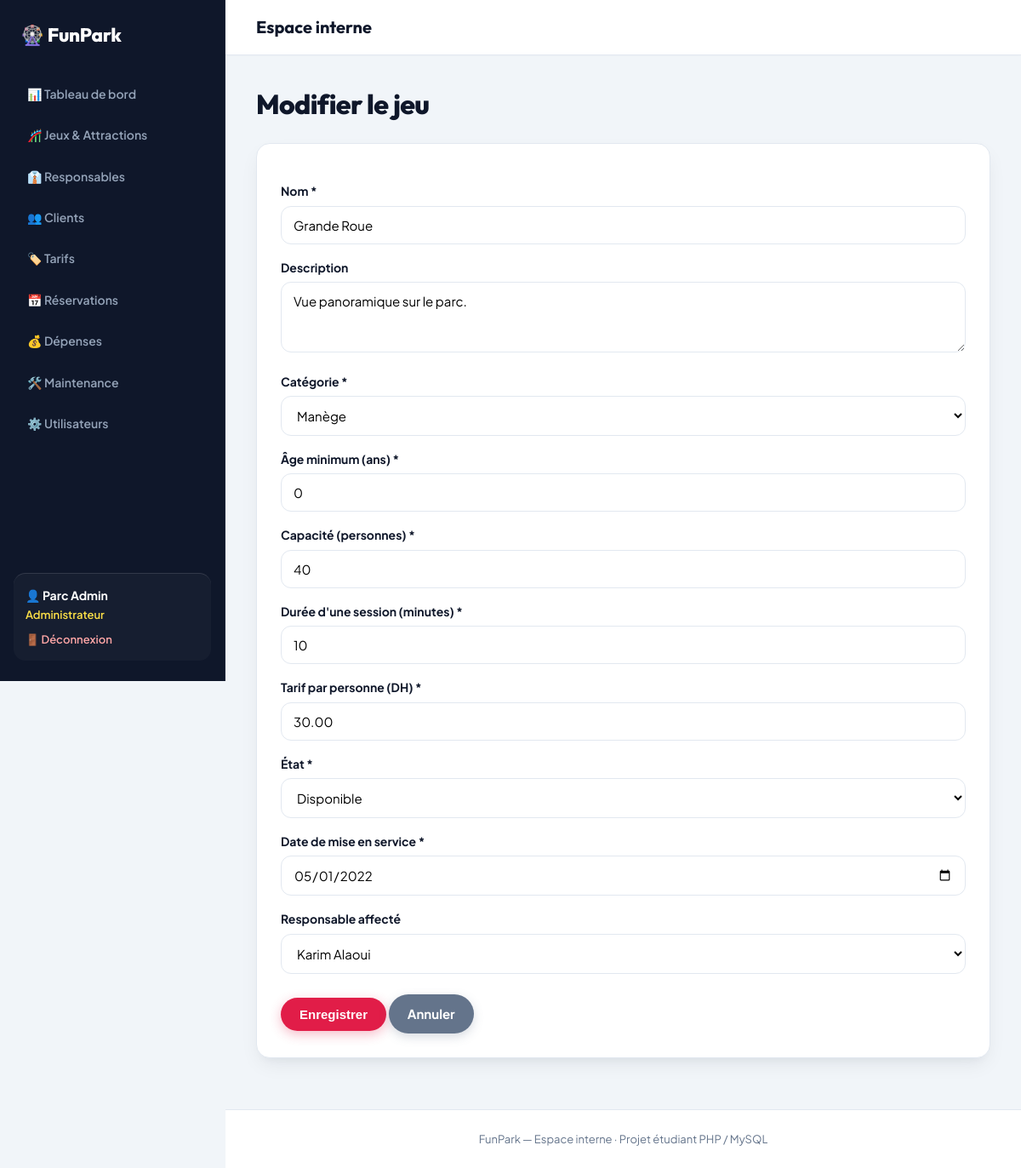
The page /parc-jeux/index.php?page=jeux&action=modifier&id=1 (signed in) on the database its author committed.
### tables this page shows
CREATE TABLE jeu (
  id_jeu INT AUTO_INCREMENT PRIMARY KEY,
  nom VARCHAR(80) NOT NULL,
  description TEXT,
  categorie VARCHAR(50) NOT NULL,
  age_minimum INT NOT NULL DEFAULT 0,
  capacite INT NOT NULL,
  duree_session INT NOT NULL,
  tarif DECIMAL(8,2) NOT NULL,
  etat ENUM('disponible','en_fonctionnement','en_maintenance','hors_service','ferme_temporairement') NOT NULL DEFAULT 'disponible',
  date_mise_service DATE,
  actif TINYINT(1) NOT NULL DEFAULT 1,
  id_responsable INT NULL,
  FOREIGN KEY (id_responsable) REFERENCES responsable(id_responsable)
);

### parc-jeux/config/helpers.php (called while the page is built, shortened)
<?php
function libelle($valeur) {
    $textes = [
        'disponible' => 'Disponible', 'en_fonctionnement' => 'En fonctionnement', 'en_maintenance' => 'En maintenance',
        'hors_service' => 'Hors service', 'ferme_temporairement' => 'Fermé temporairement',
        'admin' => 'Administrateur', 'responsable' => 'Responsable de jeu', 'agent' => 'Agent de vente / accueil',
        'client' => 'Client / visiteur',
        'especes' => 'Espèces', 'carte' => 'Carte', 'paye' => 'Payé', 'en_attente' => 'En attente',
        'confirmee' => 'Confirmée', 'payee' => 'Payée', 'utilisee' => 'Utilisée', 'annulee' => 'Annulée',
        'signalee' => 'Signalée', 'planifiee' => 'Planifiée', 'en_cours' => 'En cours', 'terminee' => 'Terminée',
        'jeu' => 'Lié à un jeu', 'general' => 'Frais généraux',
        'individuel' => 'Individuel', 'famille' => 'Famille', 'groupe' => 'Groupe',
        'actif' => 'Actif', 'inactif' => 'Inactif', 'valide' => 'Valide', 'utilise' => 'Utilisé',
        'billet' => 'Billets', 'reservation' => 'Réservation', 'abonnement' => 'Abonnement', 'autre' => 'Autre',
    ];
    return $textes[$valeur] ?? $valeur;
}
function e($texte) {
    return htmlspecialchars((string)$texte, ENT_QUOTES, 'UTF-8');
}
function selectionne($a, $b) {
    return ((string)$a === (string)$b) ? 'selected' : '';
}
function url($page, $action = 'index', $params = []) {
    return 'index.php?' . http_build_query(array_merge(['page' => $page, 'action' => $action], $params));
}
function vue($fichier, $donnees = [], $mode = null) {
    extract($donnees);
    require RACINE . '/views/layout/header.php';
    require RACINE . '/views/layout/navbar.php';
    require RACINE . '/views/' . $fichier . '.php';
    require RACINE . '/views/layout/footer.php';
}

### parc-jeux/controllers/JeuController.php (called while the page is built, shortened)
<?php
class JeuController {
    private $pdo, $jeu, $responsable;
    public function __construct($pdo) {
        $this->jeu = new Jeu($pdo);
        $this->responsable = new Responsable($pdo);
    }
    public function actionModifier() { exigerRole(['admin']); $this->formulaire((int)($_GET['id'] ?? 0)); }
    private function formulaire($id) {
        $jeu = ['nom' => '', 'description' => '', 'categorie' => 'Manège', 'age_minimum' => 0, 'capacite' => '', 'duree_session' => '',
                'tarif' => '', 'etat' => 'disponible', 'date_mise_service' => date('Y-m-d'), 'id_responsable' => ''];
        if ($id) {
            $jeu = $this->jeu->trouver($id);
        }
        $erreurs = [];
        vue('jeux/form', ['jeu' => $jeu, 'id' => $id, 'erreurs' => $erreurs, 'responsables' => $this->responsable->actifs()]);
    }
}

### parc-jeux/index.php (called while the page is built, shortened)
<?php
require RACINE . '/config/helpers.php';
$action = $_GET['action'] ?? 'index';
try {
    $controleur = new $nomClasse(getPDO());
    $methode = 'action' . ucfirst($action);
    $controleur->$methode();
} catch (PDOException $e) {
    die("Erreur de base de données : " . e($e->getMessage()));
}

### parc-jeux/models/Jeu.php (called while the page is built, shortened)
<?php
class Jeu {
    private $pdo;
    public function __construct($pdo) { $this->pdo = $pdo; }
    public function trouver($id) {
        $req = $this->pdo->prepare("SELECT j.*, r.nom AS resp_nom, r.prenom AS resp_prenom
                                    FROM jeu j LEFT JOIN responsable r ON r.id_responsable = j.id_responsable
                                    WHERE j.id_jeu = ?");
        $req->execute([$id]);
        return $req->fetch();
    }
}

### parc-jeux/models/Responsable.php (called while the page is built, shortened)
<?php
class Responsable {
    private $pdo;
    public function __construct($pdo) { $this->pdo = $pdo; }
    public function actifs() {
        return $this->pdo->query("SELECT * FROM responsable WHERE statut = 'actif' ORDER BY nom")->fetchAll();
    }
}

### parc-jeux/views/jeux/form.php (the view, shortened to what this page needs)
<h1><?= $id ? 'Modifier le jeu' : 'Ajouter un jeu' ?></h1>
<form method="post" class="formulaire validation">
    <label>Nom *</label><input type="text" name="nom" value="<?= e($jeu['nom']) ?>" required>
    <label>Description</label><textarea name="description" rows="3"><?= e($jeu['description']) ?></textarea>
    <label>Catégorie *</label>
    <select name="categorie">
        <?php foreach (CATEGORIES_JEUX as $cat): ?><option <?= selectionne($jeu['categorie'], $cat) ?>><?= e($cat) ?></option><?php endforeach; ?>
    </select>
    <label>Âge minimum (ans) *</label><input type="number" name="age_minimum" min="0" value="<?= e($jeu['age_minimum']) ?>" required>
    <label>Capacité (personnes) *</label><input type="number" name="capacite" min="1" value="<?= e($jeu['capacite']) ?>" required>
    <label>Durée d'une session (minutes) *</label><input type="number" name="duree_session" min="1" value="<?= e($jeu['duree_session']) ?>" required>
    <label>Tarif par personne (DH) *</label><input type="number" name="tarif" min="0" step="0.01" value="<?= e($jeu['tarif']) ?>" required>
    <label>État *</label>
    <select name="etat">
        <?php foreach (ETATS_JEU as $etat): ?><option value="<?= $etat ?>" <?= selectionne($jeu['etat'], $etat) ?>><?= e(libelle($etat)) ?></option><?php endforeach; ?>
    </select>
    <label>Date de mise en service *</label><input type="date" name="date_mise_service" value="<?= e($jeu['date_mise_service']) ?>" required>
    <label>Responsable affecté</label>
    <select name="id_responsable"><option value="">-- Aucun --</option>
        <?php foreach ($responsables as $r): ?>
            <option value="<?= $r['id_responsable'] ?>" <?= selectionne($jeu['id_responsable'], $r['id_responsable']) ?>><?= e($r['prenom'] . ' ' . $r['nom']) ?></option>
        <?php endforeach; ?>
    </select>
    <button class="btn" type="submit">Enregistrer</button>
    <a class="btn gris" href="<?= e(url('jeux')) ?>">Annuler</a>
</form>

### parc-jeux/public/css/style.css (style rules this page uses)
:root { --font-body: 'Plus Jakarta Sans', system-ui, -apple-system, sans-serif; --font-heading: 'Outfit', 'Plus Jakarta Sans', sans-serif; --violet: #4f46e5; --violet-fonce: #0f172a; --violet-back: #1e1b4b; --magenta: #e11d48; --magenta-hover: #be123c; --or: #f59e0b; --or-clair: #fde047; --ciel: #0284c7; --emerald: #10b981; --creme: #f8fafc; --blanc: #ffffff; --texte: #0f172a; --texte-doux: #64748b; --bordure: #e2e8f0; --ombre: 0 10px 25px -5px rgba(15, 23, 42, 0.08), 0 8px 10px -6px rgba(15, 23, 42, 0.04); --ombre-forte: 0 20px 35px -5px rgba(15, 23, 42, 0.14), 0 10px 15px -5px rgba(15, 23, 42, 0.08); --rayon: 16px; --rayon-lg: 24px; --nav-h: 76px; --sidebar-w: 265px; }
*, *::before, *::after { box-sizing: border-box; }
html { scroll-behavior: smooth; width: 100%; min-height: 100%; margin: 0; padding: 0; }
body { width: 100%; min-height: 100%; margin: 0; padding: 0; font-family: var(--font-body); background: var(--creme); color: var(--texte); line-height: 1.6; -webkit-font-smoothing: antialiased; }
h1, h2, h3, h4, h5, h6 { font-family: var(--font-heading); font-weight: 700; letter-spacing: -0.02em; }
a { color: var(--violet); text-decoration: none; transition: all 0.2s ease; }
body.mode-admin { display: flex; flex-direction: row; width: 100%; min-height: 100vh; margin: 0; padding: 0; background: #f1f5f9; }
.mode-admin .entete, .mode-admin .filtres, .mode-admin .tableau, .mode-admin table, .mode-admin .cartes, .mode-admin .deux-colonnes, .mode-admin .carte, .mode-admin .formulaire, .mode-admin .message, .mode-admin .bandeau-info, .mode-admin .grille-jeux, .mode-admin .grille-tarifs, .mode-admin .carte-detail-jeu, .mode-admin .detail-jeu-grille { width: 100% !important; max-width: none !important; box-sizing: border-box; }
h1 { font-size: 2rem; margin: 0 0 20px; color: var(--violet-fonce); font-weight: 800; }
.btn { display: inline-flex; align-items: center; justify-content: center; gap: 8px; background: linear-gradient(135deg, var(--magenta), #e11d48); color: var(--blanc) !important; border: none; padding: 11px 22px; border-radius: 999px; cursor: pointer; font-size: 15px; font-weight: 700; box-shadow: 0 4px 14px rgba(225, 29, 72, 0.3); transition: all 0.2s cubic-bezier(0.16, 1, 0.3, 1); }
.btn.gris { background: #64748b; box-shadow: 0 4px 12px rgba(100, 116, 139, 0.25); }
.formulaire, .carte { background: var(--blanc); padding: 28px; border-radius: var(--rayon); box-shadow: var(--ombre); border: 1px solid var(--bordure); }
.formulaire { max-width: 680px; }
label { display: block; margin: 16px 0 6px; font-weight: 700; font-size: 14px; color: var(--texte); }
input[type=text], input[type=email], input[type=password], input[type=number], input[type=date], select, textarea { width: 100%; padding: 12px 14px; border: 1px solid var(--bordure); border-radius: 12px; font-size: 15px; background: var(--blanc); font-family: inherit; transition: all 0.2s ease; }
.formulaire .btn { margin-top: 24px; }

### rows shown on the page
jeu: nom "Grande Roue", description "Vue panoramique sur le parc.", categorie "Manège", age_minimum "0", capacite "40", duree_session "10", tarif "30.00", etat "Disponible", date_mise_service "05/01/2022"

### other values the page prints
$_SESSION['user']['prenom'] . ' ' . $_SESSION['user']['nom'] "Parc Admin"
libelle($role) "Administrateur"
$titrePage "Espace interne"
form field id_responsable "Karim Alaoui"
